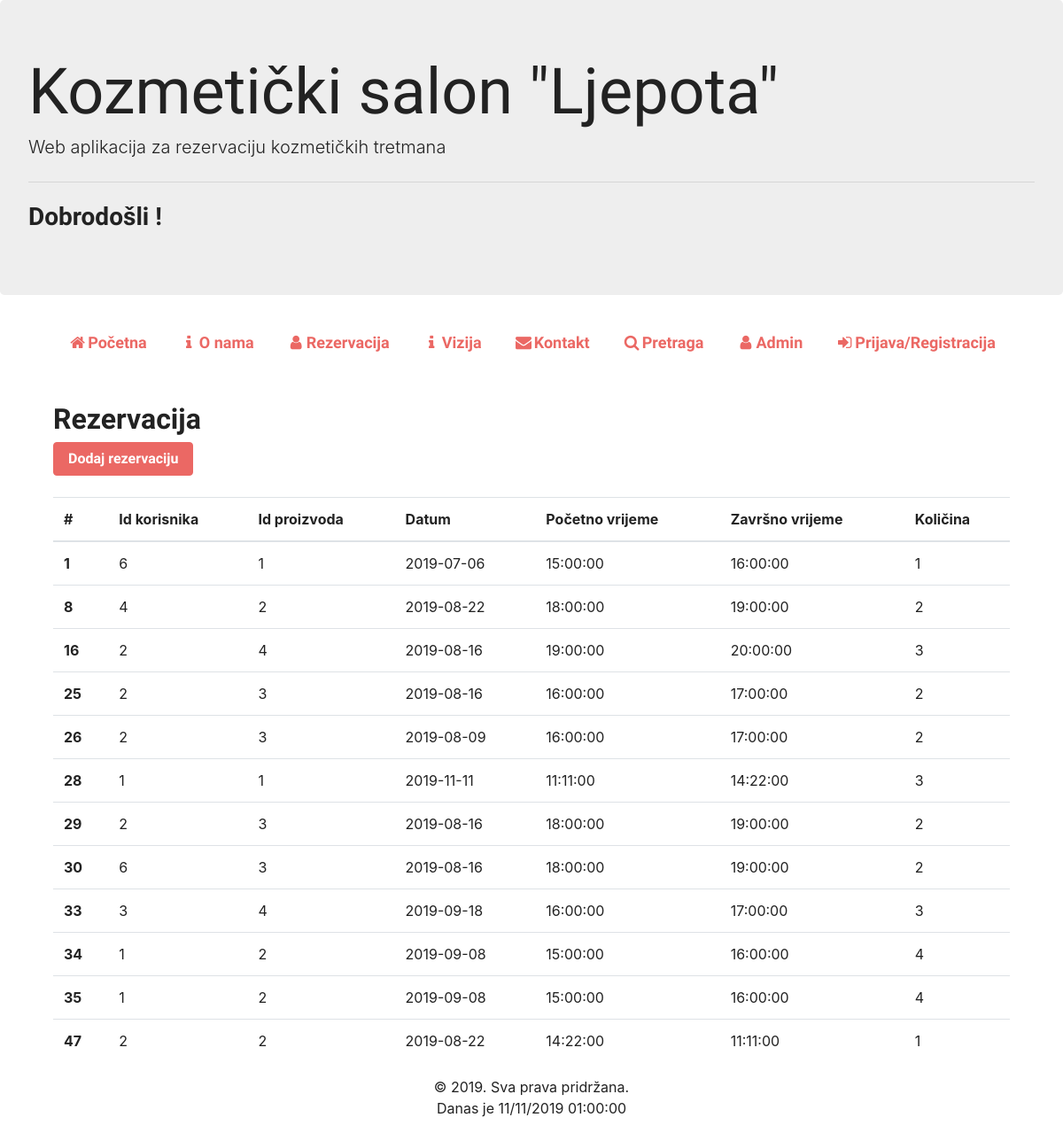
/index.php/controller_reservation, run on the app's committed database.
### tables this page shows
CREATE TABLE `orders` (
  `order_id` int(11) NOT NULL,
  `user_id` int(11) NOT NULL,
  `product_id` int(11) NOT NULL,
  `date` date NOT NULL,
  `begin_time` time NOT NULL,
  `end_time` time NOT NULL,
  `quantity` int(10) NOT NULL
);

### application/controllers/Controller_reservation.php (called while the page is built, shortened)
<?php
    class Controller_reservation extends CI_Controller{
        public function __construct(){
            $this->load->model('model_reservation');
        }
        public function index(){
            $data['result']=$this->model_reservation->get_all_reservation();
            $this->load->view('reservation1', $data);
        }
    }
?>

### index.php (called while the page is built, shortened)
<?php
require_once BASEPATH.'core/CodeIgniter.php';

### application/models/model_reservation.php (called while the page is built, shortened)
<?php
class Model_reservation extends CI_Model{
    public function get_all_reservation(){
        $query = $this->db->query('SELECT * FROM orders');
        return $query->result();
    }
}
?>

### application/views/reservation1.php (the view, shortened to what this page needs)
<!DOCTYPE html>
<?php $this->load->view('static/header'); ?>
<?php $this->load->view('static/navbar.php'); ?>
<div class="container">
  <h2>Rezervacija</h2>
  <button type="button" class="btn btn-primary" data-toggle="modal" data-target="#exampleModalLong" >Dodaj rezervaciju</button><br><br>
  <table class="table table-hover">
    <thead>
        <tr>
        <th scope="col">#</th>
        <th scope="col">Id korisnika</th>
        <th scope="col">Id proizvoda</th>
        <th scope="col">Datum</th>
        <th scope="col">Početno vrijeme</th>
        <th scope="col">Završno vrijeme</th>
        <th scope="col">Količina</th>
        </tr>
    </thead>
    <tbody>
    <?php if(!empty($result)){ ?>
    <?php foreach($result as $row) {?>
    <tr>
        <th scope="row"><?php echo $row->order_id; ?></th>
        <td><?php echo $row->user_id; ?></td>
        <td><?php echo $row->product_id; ?></td>
        <td><?php echo $row->date; ?></td>
        <td><?php echo $row->begin_time; ?></td>
        <td><?php echo $row->end_time; ?></td>
        <td><?php echo $row->quantity; ?></td>
        </tr>
    <?php } }?>
    </tbody>
    </table>
</div>
<?php $this->load->view('static/footer'); ?>

### application/views/static/header.php (shortened to what this page needs)
<!DOCTYPE html>
<html>
    <head>
        <link rel="stylesheet" type="text/css" href="<?= base_url('assets/css/bootstrap.css'); ?>">
        <link rel="stylesheet" type="text/css" href="<? base_url('assets/css/fontawesome.min.css'); ?>">
        <link rel="stylesheet" type="text/css" href="<?= base_url('assets/css/style.css'); ?>">
        <link rel="stylesheet" href="https://cdnjs.cloudflare.com/ajax/libs/font-awesome/4.7.0/css/font-awesome.min.css">
        <link type="text/css" rel="stylesheet" href="//code.jquery.com/ui/1.12.1/themes/base/jquery-ui.css">
    </head>
    <body>

### application/views/static/navbar.php (shortened to what this page needs)
<div class="jumbotron">
    <h1 class="display-3">Kozmetički salon "Ljepota"</h1>
    <p class="lead">Web aplikacija za rezervaciju kozmetičkih tretmana</p>
    <hr class="my-4">
    <h3>Dobrodošli <?php echo $this->session->userdata('username'); ?>!</h3>
</div>
<div class="container">
    <div class="container">
        <div class="navbar">
            <a class="active" href="<?php echo base_url(). "index.php/home"; ?>"><i class="fa fa-fw fa-home"></i>Početna</a>
            <a href="<?php echo base_url(). "index.php/home/aboutUs"; ?>"><i class="fa fa-fw fa-info"></i>O nama</a>
            <a href="<?php echo base_url(). "index.php/home/reservation"; ?>"><i class="fa fa-fw fa-user"></i>Rezervacija</a>
            <a href="<?php echo base_url(). "Vizija.pdf"; ?>"><i class="fa fa-fw fa-info"></i>Vizija</a>
            <a href="<?php echo base_url(). "index.php/home/contact"; ?>"><i class="fa fa-fw fa-envelope"></i>Kontakt</a>
            <a href="<?php echo base_url(). "index.php/home/search"; ?>"><i class="fa fa-fw fa-search"></i>Pretraga</a>
            <a href="<?php echo base_url(). "index.php/home/admin"; ?>"><i class="fa fa-fw fa-user"></i>Admin</a>
            <?php if($this->session->userdata('username') ): ?>
                <div class="dropdown">
                    <button onclick="myFunction()" class="dropbtn"><?php echo $this->session->userdata('username'); ?></button>
                    <div id="myDropdown" class="dropdown-content">
                        <a href="<?php echo base_url(). "index.php/home/user_information"; ?>"><i class="fa fa-fw fa-user"></i>Profil</a>
                        <a href="<?php echo base_url(). "index.php/home/logout"; ?>"><i class="fa fa-fw fa-sign-out"></i>Odjava</a>
                    </div>
                </div>
            <?php else: ?>
                <a href="<?php echo base_url(). "index.php/home/login"; ?>"><i class="fa fa-fw fa-sign-in"></i>Prijava/Registracija</a>
            <?php endif; ?>
        </div>
    </div><br><br>

### application/views/static/footer.php
        <footer>
            <p style="text-align: center;">© 2019. Sva prava pridržana.<br>
            <?php
            echo "Danas je " . date("d/m/Y ")  . date(" H:i:s") . "<br>"; ?></p>
        </footer>
    </body>
</html>

### data on the page
orders: order_id "1", user "6", product "1", date "2019-07-06", begin_time "15:00:00", end_time "16:00:00", quantity "1"
orders: order_id "8", user "4", product "2", date "2019-08-22", begin_time "18:00:00", end_time "19:00:00", quantity "2"
orders: order_id "16", user "2", product "4", date "2019-08-16", begin_time "19:00:00", end_time "20:00:00", quantity "3"
orders: order_id "25", user "2", product "3", date "2019-08-16", begin_time "16:00:00", end_time "17:00:00", quantity "2"
orders: order_id "26", user "2", product "3", date "2019-08-09", begin_time "16:00:00", end_time "17:00:00", quantity "2"
orders: order_id "28", user "1", product "1", date "2019-11-11", begin_time "11:11:00", end_time "14:22:00", quantity "3"
orders: order_id "29", user "2", product "3", date "2019-08-16", begin_time "18:00:00", end_time "19:00:00", quantity "2"
orders: order_id "30", user "6", product "3", date "2019-08-16", begin_time "18:00:00", end_time "19:00:00", quantity "2"
orders: order_id "33", user "3", product "4", date "2019-09-18", begin_time "16:00:00", end_time "17:00:00", quantity "3"
orders: order_id "34", user "1", product "2", date "2019-09-08", begin_time "15:00:00", end_time "16:00:00", quantity "4"
orders: order_id "35", user "1", product "2", date "2019-09-08", begin_time "15:00:00", end_time "16:00:00", quantity "4"
orders: order_id "47", user "2", product "2", date "2019-08-22", begin_time "14:22:00", end_time "11:11:00", quantity "1"
